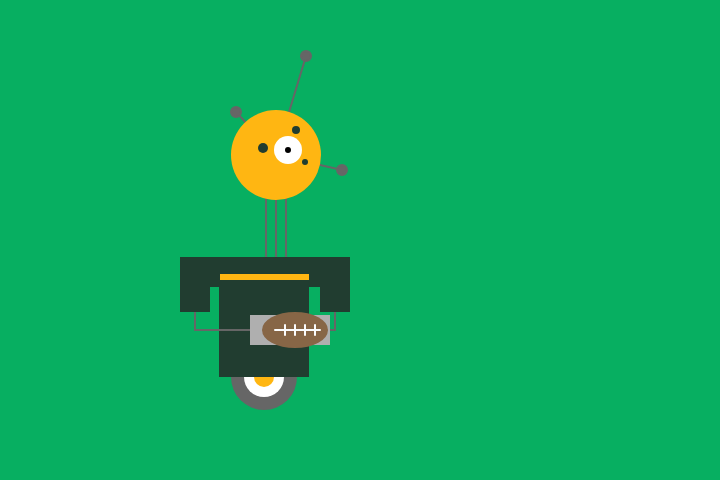
Frame 1 (no input)
Frame 60 (no input): identical to frame 1, image omitted
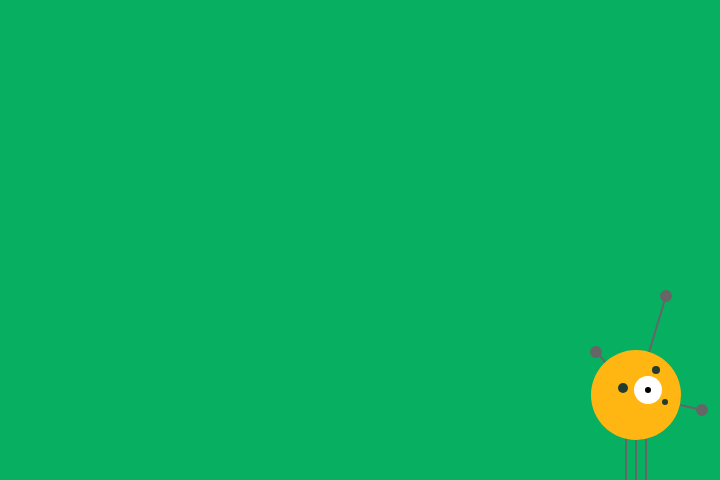
Frame 120 (the mouse pressed at the canvas centre since frame 60)

The p5.js sketch that drew these frames (run headless with seeded random() and noise() and a simulated clock; from frame 60 on, the mouse is pressed at the canvas centre):

// p5.js sketch
// ── sketch.js
/* The background line of code appears to conceal each redrawing of
the robot by masking it with another color so that only the most recent
drawing is visible. At least I think that's what's happening.
*/function setup() {
  createCanvas(720, 480); // Width and height of canvas
  smooth(); // What does this do?
  strokeWeight(2);
}
function draw() {
  background(7, 175, 97); // Playfield color
  translate(mouseX, mouseY); // Redraws at x,y location of mouse
  // Neck
  stroke(102); // Color of neck lines
  line(266, 257, 266, 162); // Left neck (x,y [start], x,y [end])
  line(276, 257, 276, 162); // Middle neck (x,y [start], x,y [end])
  line(286, 257, 286, 162); // Right neck (x,y [start], x,y [end])
  
  // Antennae
  line(276, 155, 236, 112); // Left antenna (x,y [start], x,y [end])
  line(276, 155, 306, 56); // Middle antenna (x,y [start], x,y [end])
  line(276, 155, 342, 170); // Right antenna (x,y [start], x,y [end])
  fill(102);
  ellipse(236, 112, 10, 10); // Antenna ball L
  ellipse(306, 56, 10, 10); // Antenna ball middle
  ellipse(342, 170, 10, 10); // Antenna ball R
  
  // Body
  noStroke(); // No stroke applied unless otherwise stated
  fill(102); // RGB color fill of outside wheel
  ellipse(264, 377, 66, 66); // Outside wheel shape(x, y, width, height)
  fill(255); // White wall fill
  ellipse(264, 377, 40, 40); // White wall shape(x, y, width, height)
  fill(255,182,18); // RGB color fill of inside wheel
  ellipse(264, 377, 20, 20); // Inside wheel shape(x, y, width, height)
  fill(33,61,48);// RGB color fill of main body and part of right sleeve
  rect(300, 257, 40, 30); // Right sleeve horz rec
  rect(219, 257, 90, 120); // Body shape(x, y, width, height)
  fill(255,182,18); // RGB color fill of body stripe
  rect(219, 274, 90, 6); // Stripe shape(x, y, width, height)
  stroke(102); // Color of arm lines
  line(195, 305, 195, 330) // Left arm vert
  line(195, 330, 335, 330) // Arm horz
  line(335, 310, 335, 330) // Right arm vert
  noStroke(); // Takes stroke off
  fill(33,61,48);// RGB color fill of left sleeve
  rect(180, 257, 30, 55); // Left sleeve vert rec
  rect(180, 257, 40, 30); // Left sleeve horz rec
  rect(320, 257, 30, 55); // Right sleeve vert rec
  fill(175);// RGB color fill of hands 
  rect(250, 315, 80, 30); // hands rect shape
 
  // Football
  fill(135, 102, 70); // RGB color fill of football
  ellipse(295, 330, 66, 36); // Football shape(x, y, width, height)
  stroke(252); // Color of stitches
  line(285, 325, 285, 335) // Football vert stitch
  line(295, 325, 295, 335) // Football vert stitch
  line(305, 325, 305, 335) // Football vert stitch
  line(315, 325, 315, 335) // Football vert stitch
  line(275, 330, 320, 330) // Football horz stitch

  // Head
  noStroke();
  fill(255,182,18); // RGB color fill of head
  ellipse(276, 155, 90, 90); // Head shape(x, y, width, height)
  fill(255); // RGB color fill of eye
  ellipse(288, 150, 28, 28); // Eye shape(x, y, width, height)
  fill(0);  // RGB color fill of pupil
  ellipse(288, 150, 6, 6); // Pupil shape(x, y, width, height)
  fill(33,61,48); // RGB color fill of circles around eye 
  ellipse(263, 148, 10, 10); // Left eye circle shape(x, y, width, height)
  ellipse(296, 130, 8, 8); // Middle eye circle shape(x, y, width, height)
  ellipse(305, 162, 6, 6); // Right eye circle shape(x, y, width, height)
  
}
